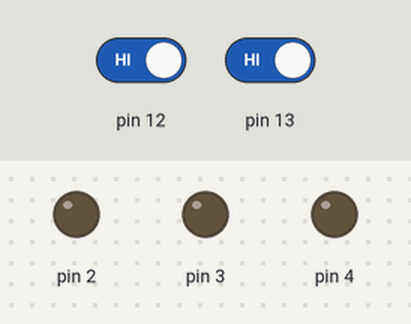
Simulated run of this sketch. Board: Arduino Uno, built with avr-gcc and run on an emulated ATmega328P. Parts: output pins drawn as LEDs (lit = HIGH). Inputs (shaded band) come from the test bench; at power-on: pin 12 HIGH, pin 13 HIGH.

Above: at 1.2 s.
1.3 s: pin 12 driven LOW
At 1.6 s:
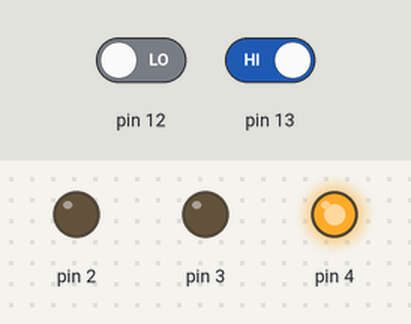
2.8 s: pin 13 driven LOW
At 3.9 s:
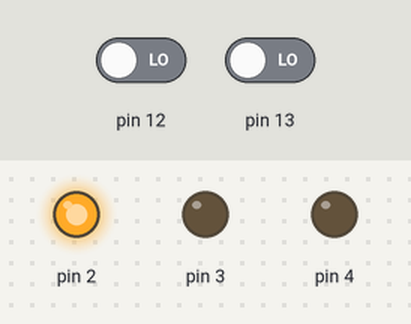
4.3 s: pin 12 driven HIGH
At 5.1 s:
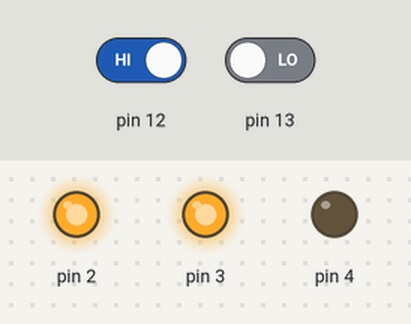
5.8 s: pin 13 driven HIGH
At 6.2 s:
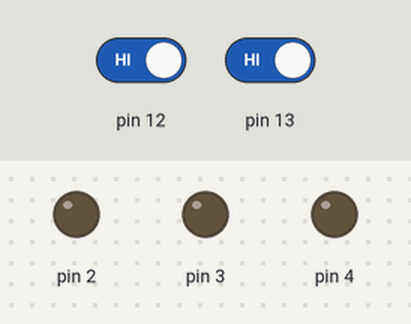
7.3 s: pin 13 driven LOW
At 8.5 s:
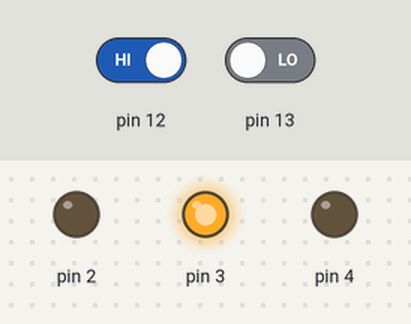
8.8 s: pin 12 driven LOW and pin 13 driven HIGH
At 9.7 s:
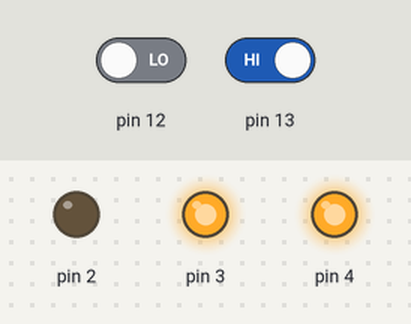
Timing chart, 0 to 11.3 s (numbered marks = the images above; inputs shaded):
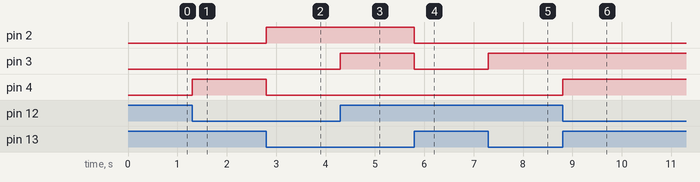

The sketch:

arduino_LED_Button.ino
```cpp
void setup(){
  pinMode(2, OUTPUT);
  pinMode(3, OUTPUT);
  pinMode(4, OUTPUT);
  pinMode(13, INPUT);
  pinMode(12, INPUT);
}
void loop(){
  byte sw = digitalRead(13);
  byte sw2 = digitalRead(12);
  if(sw == 0 && sw2 == 0){
    digitalWrite(2, HIGH);
       digitalWrite(3, LOW);
     digitalWrite(4, LOW);
  }
  else if(sw == 0){
    digitalWrite(3, HIGH);
  }
   else if(sw2 == 0){
    digitalWrite(4, HIGH);
  }
  else{
     digitalWrite(2, LOW);
     digitalWrite(3, LOW);
     digitalWrite(4, LOW);

  }
}
```

Measured:
- after the input at 1.3 s, pin 4: LOW → HIGH at once
- after the input at 2.8 s, pin 2: LOW → HIGH at once; pin 4: HIGH → LOW at once
- after the input at 4.3 s, pin 3: LOW → HIGH at once
- after the input at 5.8 s, pin 2, pin 3: HIGH → LOW at once
- after the input at 7.3 s, pin 3: LOW → HIGH at once
- after the input at 8.8 s, pin 4: LOW → HIGH at once
